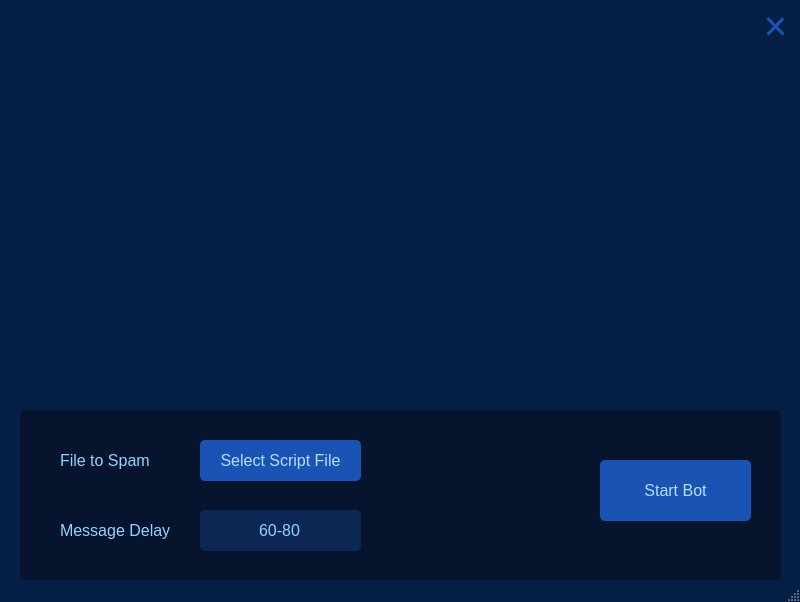
<?xml version="1.0" encoding="UTF-8"?>
<ui version="4.0">
 <class>MainWindow</class>
 <widget class="QMainWindow" name="MainWindow">
  <property name="geometry">
   <rect>
    <x>0</x>
    <y>0</y>
    <width>800</width>
    <height>602</height>
   </rect>
  </property>
  <property name="sizePolicy">
   <sizepolicy hsizetype="Fixed" vsizetype="Fixed">
    <horstretch>0</horstretch>
    <verstretch>0</verstretch>
   </sizepolicy>
  </property>
  <property name="mouseTracking">
   <bool>false</bool>
  </property>
  <property name="windowTitle">
   <string>OptiBot 0.1.1</string>
  </property>
  <property name="autoFillBackground">
   <bool>false</bool>
  </property>
  <property name="styleSheet">
   <string notr="true">QMainWindow {
		background-image: url(:/images/background.svg);
		background-position: center;
		background-color: #061f47;
}</string>
  </property>
  <widget class="QWidget" name="centralwidget">
   <widget class="QTextBrowser" name="console">
    <property name="enabled">
     <bool>false</bool>
    </property>
    <property name="geometry">
     <rect>
      <x>0</x>
      <y>0</y>
      <width>801</width>
      <height>350</height>
     </rect>
    </property>
    <property name="sizePolicy">
     <sizepolicy hsizetype="Expanding" vsizetype="Expanding">
      <horstretch>0</horstretch>
      <verstretch>0</verstretch>
     </sizepolicy>
    </property>
    <property name="styleSheet">
     <string notr="true">background: transparent; padding: 30px;
font-size: 16px;</string>
    </property>
    <property name="lineWidth">
     <number>1</number>
    </property>
    <property name="verticalScrollBarPolicy">
     <enum>Qt::ScrollBarAlwaysOff</enum>
    </property>
    <property name="horizontalScrollBarPolicy">
     <enum>Qt::ScrollBarAlwaysOff</enum>
    </property>
    <property name="html">
     <string>&lt;!DOCTYPE HTML PUBLIC &quot;-//W3C//DTD HTML 4.0//EN&quot; &quot;http://www.w3.org/TR/REC-html40/strict.dtd&quot;&gt;
&lt;html&gt;&lt;head&gt;&lt;meta name=&quot;qrichtext&quot; content=&quot;1&quot; /&gt;&lt;style type=&quot;text/css&quot;&gt;
p, li { white-space: pre-wrap; }
&lt;/style&gt;&lt;/head&gt;&lt;body style=&quot; font-family:'.AppleSystemUIFont'; font-size:16px; font-weight:400; font-style:normal;&quot;&gt;
&lt;p style=&quot;-qt-paragraph-type:empty; margin-top:0px; margin-bottom:0px; margin-left:0px; margin-right:0px; -qt-block-indent:0; text-indent:0px;&quot;&gt;&lt;br /&gt;&lt;/p&gt;&lt;/body&gt;&lt;/html&gt;</string>
    </property>
    <property name="acceptRichText">
     <bool>true</bool>
    </property>
   </widget>
   <widget class="QWidget" name="container" native="true">
    <property name="geometry">
     <rect>
      <x>20</x>
      <y>410</y>
      <width>761</width>
      <height>171</height>
     </rect>
    </property>
    <property name="styleSheet">
     <string notr="true">background-color: rgba(5,5,5,0.4); border-radius: 5px;
color: #92d3ff;
font-size: 16px;</string>
    </property>
    <widget class="QPushButton" name="startBotButton">
     <property name="geometry">
      <rect>
       <x>580</x>
       <y>50</y>
       <width>151</width>
       <height>61</height>
      </rect>
     </property>
     <property name="styleSheet">
      <string notr="true">background-color: rgba(34, 111, 237, 0.7); border-radius: 5px;
color: #b3e0ff;</string>
     </property>
     <property name="text">
      <string>Start Bot</string>
     </property>
    </widget>
    <widget class="QPushButton" name="scriptFileButton">
     <property name="geometry">
      <rect>
       <x>180</x>
       <y>30</y>
       <width>161</width>
       <height>41</height>
      </rect>
     </property>
     <property name="toolTip">
      <string>Please select a file</string>
     </property>
     <property name="styleSheet">
      <string notr="true">background-color: rgba(34, 111, 237, 0.7);border-radius: 5px;
color: #b3e0ff;</string>
     </property>
     <property name="text">
      <string>Select Script File</string>
     </property>
    </widget>
    <widget class="QLabel" name="label">
     <property name="geometry">
      <rect>
       <x>40</x>
       <y>40</y>
       <width>91</width>
       <height>21</height>
      </rect>
     </property>
     <property name="toolTipDuration">
      <number>-1</number>
     </property>
     <property name="styleSheet">
      <string notr="true">background: none;</string>
     </property>
     <property name="text">
      <string>File to Spam</string>
     </property>
     <property name="alignment">
      <set>Qt::AlignLeading|Qt::AlignLeft|Qt::AlignVCenter</set>
     </property>
    </widget>
    <widget class="QLabel" name="label_2">
     <property name="geometry">
      <rect>
       <x>40</x>
       <y>110</y>
       <width>111</width>
       <height>21</height>
      </rect>
     </property>
     <property name="styleSheet">
      <string notr="true">background: none;</string>
     </property>
     <property name="text">
      <string>Message Delay</string>
     </property>
     <property name="alignment">
      <set>Qt::AlignLeading|Qt::AlignLeft|Qt::AlignVCenter</set>
     </property>
    </widget>
    <widget class="QLineEdit" name="messageDurationBox">
     <property name="geometry">
      <rect>
       <x>180</x>
       <y>100</y>
       <width>161</width>
       <height>41</height>
      </rect>
     </property>
     <property name="toolTip">
      <string>Enter a value or a range separated with &quot;-&quot; to randomize send delay</string>
     </property>
     <property name="styleSheet">
      <string notr="true">background-color: rgba(34, 111, 237, 0.2); padding: 5px; border-radius: 5px;
border: none;</string>
     </property>
     <property name="text">
      <string>60-80</string>
     </property>
     <property name="alignment">
      <set>Qt::AlignCenter</set>
     </property>
    </widget>
   </widget>
   <widget class="QPushButton" name="closeButton">
    <property name="geometry">
     <rect>
      <x>760</x>
      <y>10</y>
      <width>31</width>
      <height>31</height>
     </rect>
    </property>
    <property name="styleSheet">
     <string notr="true">border: none;
color: rgba(34, 111, 237, 0.7);
font-size: 40px;</string>
    </property>
    <property name="text">
     <string>×</string>
    </property>
    <property name="iconSize">
     <size>
      <width>16</width>
      <height>16</height>
     </size>
    </property>
   </widget>
  </widget>
  <widget class="QMenuBar" name="menubar">
   <property name="geometry">
    <rect>
     <x>0</x>
     <y>0</y>
     <width>800</width>
     <height>24</height>
    </rect>
   </property>
  </widget>
  <widget class="QStatusBar" name="statusbar"/>
 </widget>
 <resources>
  <include location="../../Optibot Mac App/resources.qrc"/>
 </resources>
 <connections/>
</ui>
